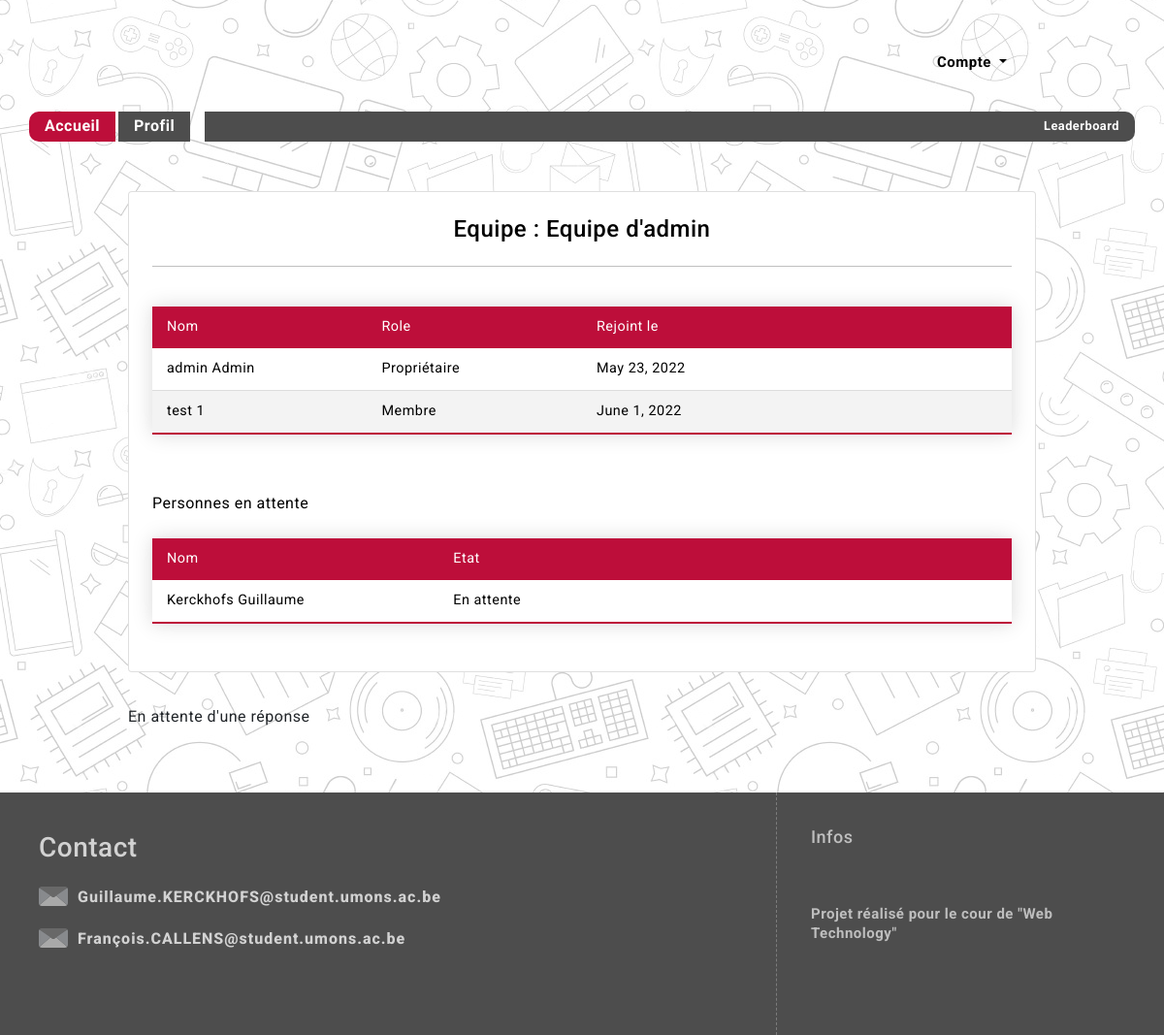
/teamProfil/1/ (signed in), run on the app's committed database.
### users/models.py (models this page shows, shortened)
class Team(models.Model):
    name=models.CharField(max_length=150, unique=True)
    members=models.ManyToManyField(CustomUser,through="Membership")

class Membership(models.Model):
    OWNER = 1
    ADMIN = 2
    MEMBER = 3
    PENDING = 4
    ROLE_CHOICES = (
        (OWNER, 'Propriétaire'),
        (ADMIN, 'Admin'),
        (MEMBER, 'Membre'),
        (PENDING,'En attente')
    )
    member = models.ForeignKey(CustomUser, on_delete=models.CASCADE)
    team = models.ForeignKey(Team, on_delete=models.CASCADE)
    date_joined = models.DateField(default=datetime.now, blank=True)
    role = models.PositiveSmallIntegerField(choices=ROLE_CHOICES, default=PENDING)
    def getRole(self):
        if(self.role==1):
            return 'Propriétaire'
        elif(self.role==2):
            return 'Admin'
        elif(self.role==3):
            return 'Membre'
        else:
            return 'En attente'

class CustomUser(AbstractBaseUser, PermissionsMixin):
    user_name = models.CharField(max_length=150, unique=True)
    email = models.EmailField( unique=True)
    first_name = models.CharField(max_length=150, blank=True)
    last_name = models.CharField(max_length=150, blank=True)
    is_dev = models.BooleanField(default=False)
    is_staff = models.BooleanField(default=False)
    is_active = models.BooleanField(default=True,editable=False)
    objects = CustomAccountManager()
    USERNAME_FIELD = 'user_name'
    REQUIRED_FIELDS = ['email', 'first_name','last_name']

### gui/views.py (the view)
# urls.py: path("teamProfil/<int:team_id>/",teamProfil_view,name="teamProfil"),
@login_required
def teamProfil_view(request,team_id):
	team=getTeam(team_id)
	if(team is not None):
		membership=Membership.objects.filter(team=team)
		m=getRelation(request.user,team)
		if(m is not None):
			role=m.role
			context={'team': team,'membership':membership,'role':role}
			return render(request,'gui/HTML/teamProfil.html',context)
		else:
			role=5
			context={'team': team,'membership':membership,'role':role}
			return render(request,'gui/HTML/teamProfil.html',context)
	else:
		return redirect(profil_view)

### gui/views.py (called while the page is built)
def getTeam(team_id):
	try:
		team=Team.objects.get(id=team_id)
	except:
		team=None
	return team

def getRelation(user,team):
	try:
		membership=Membership.objects.get(member=user,team=team)
	except:
		membership=None
	return membership

### templates/gui/HTML/TeamProfil.html (shortened to what this page needs)
{% extends "gui/HTML/base.html" %}
{% load bootstrap5 %}
{% block content %}
        <div class="container" id="Informations">
                <div class="card p-4">
                    <h4 class="card-title font-weight-bold text-center">Equipe : {{team.name}}</h4>
                    <hr>
                    <div class="card-text">
                        <table>
                            <thead>
                                <tr>
                                    <td>Nom</td>
                                    <td>Role</td>
                                    <td>Rejoint le</td>
                                    <td></td>
                                </tr>
                            </thead>
                            {% for m in membership %}
                                {% if m.role < 4 %}
                                <tr>
                                    <td>{{m.member.last_name}} {{m.member.first_name}} </td>
                                    <td> {{m.getRole}} </td>
                                    <td>  {{m.date_joined}} </td>
                                    <td>
                                    </td>
                                </tr>
                                {% endif %}
                            {% endfor %}
                        </table>
                        <p> Personnes en attente </p>
                        <table>
                            <thead>
                                <tr>
                                    <td>Nom</td>
                                    <td>Etat</td>
                                    <td></td>
                                </tr>
                            </thead>
                        {% for m in membership %}
                            {% if m.role == 4 %}
                                <tr>
                                    <td>{{m.member.last_name}} {{m.member.first_name}} </td>
                                    <td> {{m.getRole}} </td>
                                </tr>
                            {% endif %}
                        {% endfor %}
                        </table>
                    </div>
                </div>
                {% if role == 1 %}
                    <button hx-get="{% url 'updateTeam' team_id=team.id%}" hx-target="#dialog" class="buttonLink"> Modifier l'équipe </button>
                {% elif role == 4 %}
                    <p> En attente d'une réponse </p>
                {% elif role == 5 %}
                    <a href="{% url 'joinTeam' team_id=team.id %}">Rejoindre </a>
                {% endif %}
        </div>
{% endblock %}

### static/CSS/default.css (style rules this page uses)
* { box-sizing: border-box; font-family: 'Roboto', Arial, Helvetica, sans-serif; letter-spacing: 0.5px; }
html, body { margin: 0; padding: 0; font-size: 16px; line-height: 1.3; height: 100%; }
body { background: url(../images/background_20.png) 600px repeat; background-attachment: fixed; }

### static/CSS/style.css (style rules this page uses)
.card { color:black; height: 100%; }
p { margin-top: 1rem; }

### static/CSS/table.css (style rules this page uses)
table { border-collapse: collapse; margin: 25px 0; font-size: 0.9em; font-family: sans-serif; width: 100%; box-shadow: 0 0 20px rgba(0, 0, 0, 0.15); }
table thead tr { background-color: #BD0E3A; color: #ffffff; text-align: left; }
table th, table td { padding: 12px 15px; width: 25%; }
table tbody tr { border-bottom: 1px solid #dddddd; }
table tbody tr:nth-of-type(even) { background-color: #f3f3f3; }
table tbody tr:last-of-type { border-bottom: 2px solid #BD0E3A; }

### data on the page
Team: name "Equipe d'admin"
Membership: member.last_name "admin", member.first_name "Admin", getRole "Propriétaire", date_joined "May 23, 2022"
Membership: member.last_name "test", member.first_name "1", getRole "Membre", date_joined "June 1, 2022"
Membership: member.last_name "Kerckhofs", member.first_name "Guillaume", getRole "En attente"
